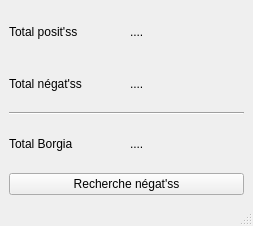
<?xml version="1.0" encoding="UTF-8"?>
<ui version="4.0">
 <class>MainWindow</class>
 <widget class="QMainWindow" name="MainWindow">
  <property name="geometry">
   <rect>
    <x>0</x>
    <y>0</y>
    <width>253</width>
    <height>226</height>
   </rect>
  </property>
  <property name="windowTitle">
   <string>MainWindow</string>
  </property>
  <widget class="QWidget" name="centralwidget">
   <layout class="QGridLayout" name="gridLayout">
    <item row="0" column="0">
     <layout class="QVBoxLayout" name="verticalLayout">
      <item>
       <layout class="QHBoxLayout" name="horizontalLayout">
        <item>
         <widget class="QLabel" name="label">
          <property name="text">
           <string>Total posit'ss</string>
          </property>
         </widget>
        </item>
        <item>
         <widget class="QLabel" name="UI_TEXT_POSITS">
          <property name="text">
           <string>....</string>
          </property>
         </widget>
        </item>
       </layout>
      </item>
      <item>
       <layout class="QHBoxLayout" name="horizontalLayout_2">
        <item>
         <widget class="QLabel" name="label_2">
          <property name="text">
           <string>Total négat'ss</string>
          </property>
         </widget>
        </item>
        <item>
         <widget class="QLabel" name="UI_TEXT_NEGATS">
          <property name="text">
           <string>....</string>
          </property>
         </widget>
        </item>
       </layout>
      </item>
      <item>
       <widget class="Line" name="line">
        <property name="orientation">
         <enum>Qt::Horizontal</enum>
        </property>
       </widget>
      </item>
      <item>
       <layout class="QHBoxLayout" name="horizontalLayout_3">
        <item>
         <widget class="QLabel" name="label_3">
          <property name="text">
           <string>Total Borgia</string>
          </property>
         </widget>
        </item>
        <item>
         <widget class="QLabel" name="UI_TEXT_TOTAL">
          <property name="text">
           <string>....</string>
          </property>
         </widget>
        </item>
       </layout>
      </item>
     </layout>
    </item>
    <item row="1" column="0">
     <widget class="QPushButton" name="UI_BUTTON_FIND">
      <property name="text">
       <string>Recherche négat'ss</string>
      </property>
     </widget>
    </item>
   </layout>
  </widget>
  <widget class="QMenuBar" name="menubar">
   <property name="geometry">
    <rect>
     <x>0</x>
     <y>0</y>
     <width>253</width>
     <height>21</height>
    </rect>
   </property>
  </widget>
  <widget class="QStatusBar" name="statusbar"/>
 </widget>
 <resources/>
 <connections/>
</ui>
